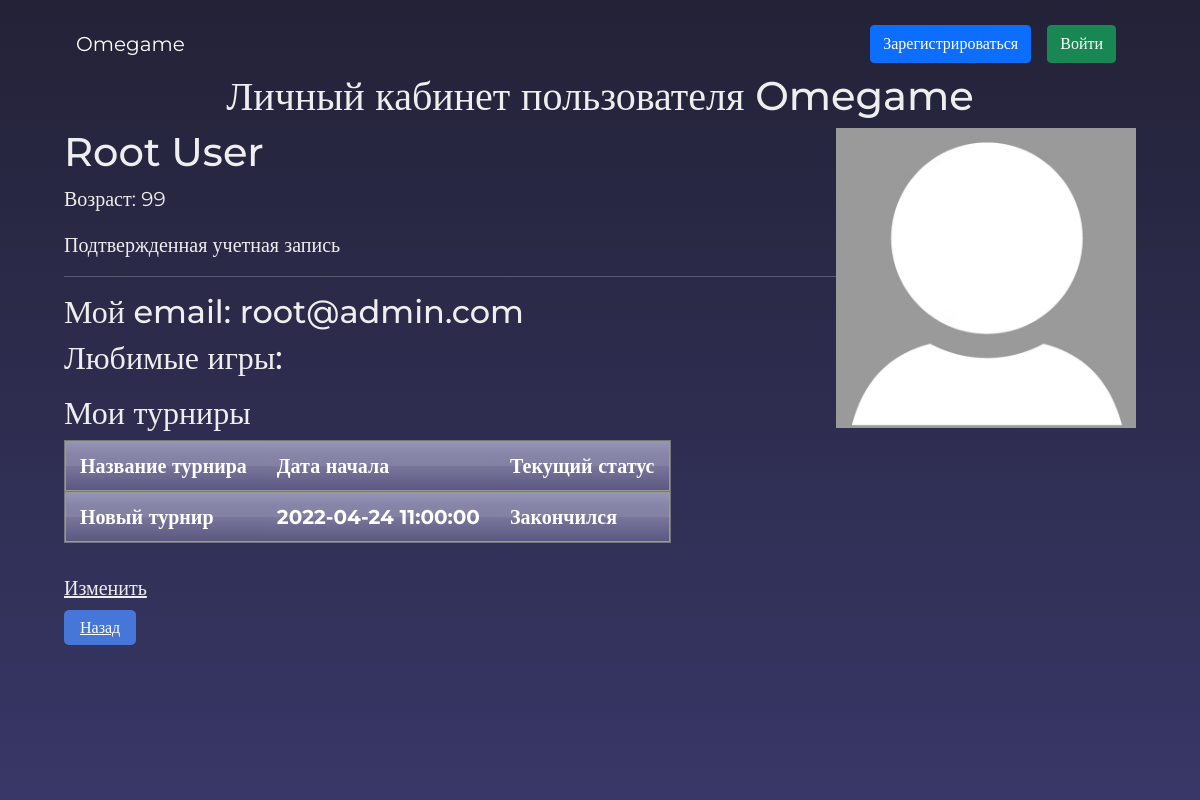
/user?id=1, run on the app's committed database.
### data/users.py (models this page shows, shortened)
class User(SqlAlchemyBase, UserMixin):
    __tablename__ = 'users'
    id = sqlalchemy.Column(sqlalchemy.Integer, primary_key=True, autoincrement=True)
    nickname = sqlalchemy.Column(sqlalchemy.String, nullable=True)
    surname = sqlalchemy.Column(sqlalchemy.String, nullable=True)
    name = sqlalchemy.Column(sqlalchemy.String, nullable=True)
    age = sqlalchemy.Column(sqlalchemy.Integer, nullable=True)
    email = sqlalchemy.Column(sqlalchemy.String, index=True, unique=True, nullable=True)
    hashed_password = sqlalchemy.Column(sqlalchemy.String, nullable=True)
    modifed_date = sqlalchemy.Column(sqlalchemy.DateTime, default=datetime.datetime.now)
    level = sqlalchemy.Column(sqlalchemy.SmallInteger, default=0)
    favourite = sqlalchemy.Column(sqlalchemy.String, default='')
    confirm_code = sqlalchemy.Column(sqlalchemy.Integer, default=0)

### data/tournaments.py (models this page shows, shortened)
class Tournament(SqlAlchemyBase):
    __tablename__ = 'tournaments'
    id = sqlalchemy.Column(sqlalchemy.Integer, primary_key=True, autoincrement=True)
    name = sqlalchemy.Column(sqlalchemy.String, nullable=True)
    desc = sqlalchemy.Column(sqlalchemy.String, nullable=True)
    author = sqlalchemy.Column(sqlalchemy.Integer, nullable=True)
    contacts = sqlalchemy.Column(sqlalchemy.String, nullable=True)
    members = sqlalchemy.Column(sqlalchemy.String, default='')
    start = sqlalchemy.Column(sqlalchemy.DateTime, default=datetime.datetime.now())
    flags = sqlalchemy.Column(sqlalchemy.Integer, default=0) # см ./about_tournaments.md
    gameid = sqlalchemy.Column(sqlalchemy.Integer, default=0)

### main.py (the view, shortened to what this page needs)
@app.route('/user', methods=['GET', 'POST'])
def profile():
    id = int(request.args.get('id', 0))
    if not (1 <= id <= db_sess.query(sql_funcs.max(User.id)).first()[0]):
        return e404(NotFound)
    user = db_sess.query(User).filter(User.id == id).first()
    list_of_games = []
    new_result = db_sess.query(User).filter(User.id == id).first().favourite # если пользователь переходит со страницы игры
    tournaments = db_sess.query(Tournament).filter(Tournament.members.like(f'%{user.id}%')).all()
    for i in new_result.split(',')[:-1]:
        gameid = int(i)
        list_of_games.append([gameid, games[gameid]['name']])
    return render_template("user.html", name=user.name, surname=user.surname, email=user.email, age=user.age,
                           games=list_of_games, level_profile=user.level, tournaments=tournaments,
                           nickname=user.nickname)

### templates/user.html (shortened to what this page needs)
{% extends "ext.html" %}
{% block body %}
<div style="font-family: Montserrat">
    <div class="text-center">
        <h1>Личный кабинет пользователя {{ nickname }}</h1>
    </div>
    <img src="{{ url_for('static', filename='images/default_image.png') }}" align="right"
         width="300" height="300" alt="Фото профиля">
    <h1>{{ name }} {{ surname }}</h1>
    <p>Возраст: {{ age }}</p>
    {% if level_profile == 0 %}
        <a class="white" style="color: #d11" href="/is_your_email">Учетная запись не подтверждена</a>
    {% else %}
        <p>Подтвержденная учетная запись</p>
    {% endif %}
    <hr>
    <h2>Мой email: {{ email }}</h2>
    <h2>Любимые игры: </h2>
    <h2>Мои турниры</h2>
    <table class="table_blur">
        <tr>
            <th>Название турнира</th>
            <th>Дата начала</th>
            <th>Текущий статус</th>
        </tr>
        {% for i in tournaments %}
        <tr>
            <th>{{ i.name }}</th>
            <th>{{ i.start }}</th>
            {% if (i.flags % 2) == 1 %}
            <th>Закончился</th>
            {% else %}
            <th>Идет</th>
            {% endif %}
        {% endfor %}
        </tr>
    </table>
    {% if id != 0 %}
        <br>
        <a class="white" href="/profile_edit">Изменить</a>
    {% endif %}
    <form action="/">
        <a class="back_button" href="/">Назад</a>
    </form>
</div>
{% endblock %}

### templates/ext.html (shortened to what this page needs)
{% extends "base.html" %}
{% block header %}
    <div style="font-family: Montserrat">
        <nav class="navbar navbar-dark bg-transparent">
            <div class="container-fluid">
                <a class="navbar-brand" href="/">Omegame</a>
                {% if current_user.is_authenticated %}
                    <ul class="navbar-nav">
                        <li class="navbar-item">
                            <a class="white special" style="font-size: 125%; display: block; text-align: right"
                               href="/user?id={{ current_user.id }}">{{ current_user.nickname }}</a>
                            {% if current_user.level != 1 %}
                                {% if current_user.level == 0 %}
                                    <div style="color: #d66; font-size: 80%; display: inline; font-style: italic">Неподтвержденный аккаунт</div>
                                {% elif current_user.level == 2 %}
                                    <div style="color: #2bd; font-size: 80%; display: inline; font-style: italic">Админ</div>
                                {% elif current_user.level == 3 %}
                                    <div style="color: #d2d; font-size: 80%; display: inline; font-style: italic">Коренной аккаунт</div>
                                {% endif %}
                                <div style="display: inline; font-size: 80%"> / </div>
                            {% endif %}
                            <a class="white special" style="color: #d22; font-size: 80%" href="/logout">Выйти</a>
                        </li>
                    </ul>
                {% else %}
                    <ul class="navbar-nav" style="flex-direction: row">
                        <li style="padding: 0 8px">
                            <a class="btn btn-primary " href="/register">Зарегистрироваться</a>
                        </li>
                        <li style="padding: 0 8px">
                            <a class="btn btn-success" href="/login">Войти</a>
                        </li>
                    </ul>
                {% endif %}
            </div>
        </nav>
    </div>
{% endblock %}

### templates/base.html (shortened to what this page needs)
<!DOCTYPE html>
<html lang="en">
    <head>
        <link rel="stylesheet" href="https://cdn.jsdelivr.net/npm/bootstrap@5.1.3/dist/css/bootstrap.min.css">
        <link rel="stylesheet" href="{{ url_for('static', filename='css/all.css') }}">
    </head>
    <body>
        <div class="bg"></div>
        <div class="mainframe">
            <header>
                {% block header %}{% endblock %}
            </header>
            {% block body %}{% endblock %}
        </div>
    </body>
</html>

### static/css/all.css (style rules this page uses)
body { font-size: 125%; }
.bg { background: rgb(36,35,43); background: linear-gradient(180deg, rgba(35,34,55,1) 0%, rgba(56,55,103,1) 100%); width: 100vw; height: 100vh; position: fixed; z-index: -1; }
.mainframe { color: #eee; padding: 16px 64px; }
a.white, a.white:hover, a.white:visited, a.white:active { color: #eee; }
.back_button { appearance: none; border: 0; border-radius: 5px; background: #4676D7; color: #fff; padding: 8px 16px; font-size: 16px; }
.table_blur { background: #f5ffff; border-collapse: collapse; text-align: left; }
.table_blur th { border-top: 1px solid #777777; border-bottom: 1px solid #777777; box-shadow: inset 0 1px 0 #999999, inset 0 -1px 0 #999999; background: linear-gradient(#9595b6, #5a567f); color: white; padding: 10px 15px; position: relative; }
.table_blur th:after { content: ""; display: block; position: absolute; left: 0; top: 25%; height: 25%; width: 100%; background: linear-gradient(rgba(255, 255, 255, 0), rgba(255,255,255,.08)); }
.table_blur tr:nth-child(odd) { background: #ebf3f9; }
.table_blur th:first-child { border-left: 1px solid #777777; border-bottom: 1px solid #777777; box-shadow: inset 1px 1px 0 #999999, inset 0 -1px 0 #999999; }
.table_blur th:last-child { border-right: 1px solid #777777; border-bottom: 1px solid #777777; box-shadow: inset -1px 1px 0 #999999, inset 0 -1px 0 #999999; }

### data on the page
User: nickname "Omegame", name "Root", surname "User", email "root@admin.com"
Tournament: name "Новый турнир", start "2022-04-24 11:00:00", flags "Закончился"

### other printed values
{{ age }} "99"
